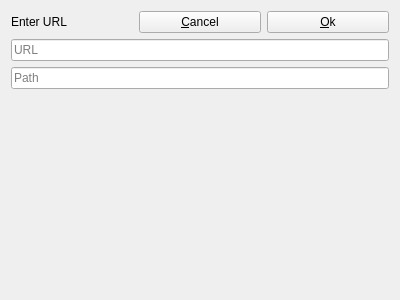
<?xml version="1.0" encoding="UTF-8"?>
<ui version="4.0">
 <class>QDlgGetURL</class>
 <widget class="QWidget" name="QDlgGetURL">
  <property name="geometry">
   <rect>
    <x>0</x>
    <y>0</y>
    <width>400</width>
    <height>300</height>
   </rect>
  </property>
  <property name="windowTitle">
   <string>Form</string>
  </property>
  <layout class="QVBoxLayout" name="verticalLayout">
   <item>
    <layout class="QVBoxLayout" name="QVLRoot">
     <item>
      <layout class="QHBoxLayout" name="QHLTitle">
       <item>
        <widget class="QLabel" name="QLbTitle">
         <property name="text">
          <string>Enter URL</string>
         </property>
        </widget>
       </item>
       <item>
        <widget class="QPushButton" name="QPBCancel">
         <property name="text">
          <string>&amp;Cancel</string>
         </property>
        </widget>
       </item>
       <item>
        <widget class="QPushButton" name="QPBOk">
         <property name="text">
          <string>&amp;Ok</string>
         </property>
        </widget>
       </item>
      </layout>
     </item>
     <item>
      <widget class="QLineEdit" name="QLEURL">
       <property name="placeholderText">
        <string>URL</string>
       </property>
      </widget>
     </item>
     <item>
      <widget class="QLineEdit" name="QLEPath">
       <property name="placeholderText">
        <string>Path</string>
       </property>
      </widget>
     </item>
     <item>
      <spacer name="QVSRoot">
       <property name="orientation">
        <enum>Qt::Vertical</enum>
       </property>
       <property name="sizeHint" stdset="0">
        <size>
         <width>20</width>
         <height>40</height>
        </size>
       </property>
      </spacer>
     </item>
    </layout>
   </item>
  </layout>
 </widget>
 <resources/>
 <connections/>
</ui>
